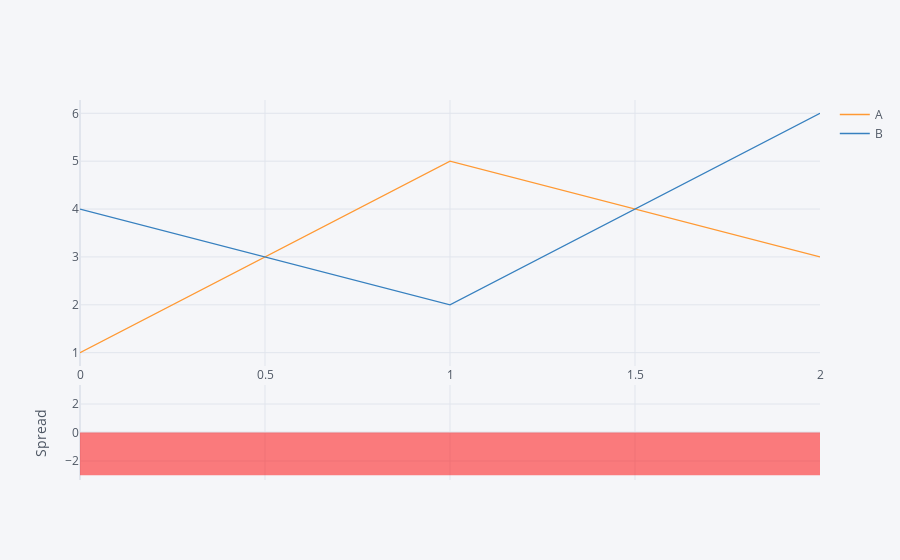

This figure's notebook cell:
### Code cell
dfab[['A','B']].iplot(kind='spread')

### Figure 1 — Plotly figure (JSON) as saved in the notebook; plotly's stock layout.template omitted (floating-point values rounded to 4 significant figures)
{"data": [{"line": {"color": "rgba(255, 153, 51, 1.0)", "dash": "solid", "shape": "linear", "width": 1.3}, "mode": "lines", "name": "A", "text": "", "type": "scatter", "x": [0, 1, 2], "y": [1, 5, 3]}, {"line": {"color": "rgba(55, 128, 191, 1.0)", "dash": "solid", "shape": "linear", "width": 1.3}, "mode": "lines", "name": "B", "text": "", "type": "scatter", "x": [0, 1, 2], "y": [4, 2, 6]}, {"connectgaps": false, "fill": "tozeroy", "line": {"color": "green", "dash": "solid", "shape": "linear", "width": 0.5}, "mode": "lines", "name": "Spread", "showlegend": false, "type": "scatter", "x": [0, 1, 2], "xaxis": "x2", "y": ["", 3, ""], "yaxis": "y2"}, {"connectgaps": false, "fill": "tozeroy", "line": {"color": "red", "dash": "solid", "shape": "linear", "width": 0.5}, "mode": "lines", "name": "Spread", "showlegend": false, "type": "scatter", "x": [0, 1, 2], "xaxis": "x2", "y": [-3, "", -3], "yaxis": "y2"}], "layout": {"hovermode": "x", "legend": {"bgcolor": "#F5F6F9", "font": {"color": "#4D5663"}}, "paper_bgcolor": "#F5F6F9", "plot_bgcolor": "#F5F6F9", "title": {"font": {"color": "#4D5663"}}, "xaxis": {"gridcolor": "#E1E5ED", "showgrid": true, "tickfont": {"color": "#4D5663"}, "title": {"font": {"color": "#4D5663"}, "text": ""}, "zerolinecolor": "#E1E5ED"}, "xaxis2": {"anchor": "y2", "gridcolor": "#E1E5ED", "showgrid": true, "showticklabels": false, "tickfont": {"color": "#4D5663"}, "title": {"font": {"color": "#4D5663"}, "text": ""}, "zerolinecolor": "#E1E5ED"}, "yaxis": {"domain": [0.3, 1], "gridcolor": "#E1E5ED", "showgrid": true, "tickfont": {"color": "#4D5663"}, "title": {"font": {"color": "#4D5663"}, "text": ""}, "zerolinecolor": "#E1E5ED"}, "yaxis2": {"domain": [0, 0.25], "gridcolor": "#E1E5ED", "showgrid": true, "tickfont": {"color": "#4D5663"}, "title": {"font": {"color": "#4D5663"}, "text": "Spread"}, "zerolinecolor": "#E1E5ED"}}}
